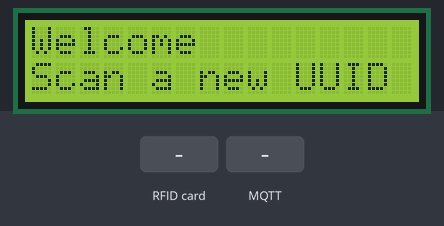
The sketch below on a simulated ESP8266 (NodeMCU). On the bench: 16×2 character LCD. Inputs (shaded band) come from the test bench. WiFi joins after 1.5 s; servers stay silent unless stated; random numbers use the default seed unless the sketch sets one; no MQTT or app messages arrive unless stated; what the sketch prints to the serial monitor is not drawn.

Above: at 2.8 s.
2.9 s: RFID card 5E 7A 19 C4 held to the reader
4.4 s: MQTT message "1" arrives on the first subscribed topic
At 6.1 s:
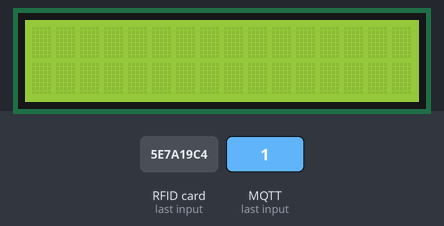
6.4 s: MQTT message "0" arrives on the first subscribed topic
At 7.95 s:
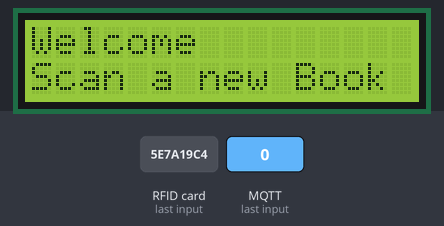
9.4 s: MQTT message "2" arrives on the first subscribed topic
Timing chart, 0 to 12.4 s (numbered marks = the images above; inputs shaded):
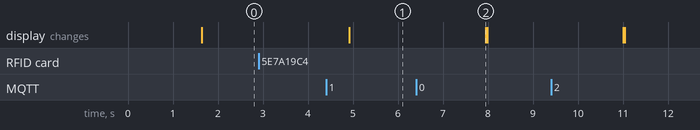

Measured:
- after the input at 2.9 s, every drawn part: stays the same
- after the input at 4.4 s, the display: changes after 0.52 s (image 1)

The sketch:

RFID.ino
```cpp
#include <ESP8266WiFi.h>
#include <PubSubClient.h>

#include <ArduinoJson.h>

#include <WiFiManager.h>

#define SS_PIN 2  //D2
#define RST_PIN 0 //D1

#include <SPI.h>
#include <MFRC522.h>

#include <LiquidCrystal_I2C.h>

#include <Ticker.h>
Ticker ticker;

#ifndef LED_BUILTIN
#define LED_BUILTIN 13 // ESP32 DOES NOT DEFINE LED_BUILTIN
#endif

int LED = LED_BUILTIN;

const char* mqtt_server = "broker.hivemq.com";
WiFiClient espClient;
PubSubClient client(espClient);
unsigned long lastMsg = 0;
#define MSG_BUFFER_SIZE  (250)
char msg[MSG_BUFFER_SIZE];
int value = 0;

LiquidCrystal_I2C lcd(0x27, 16,2);

MFRC522 mfrc522(SS_PIN, RST_PIN);   // Create MFRC522 instance.
int statuss = 0;
int out = 0;
void clearLCD();

void callback(char* topic, byte* payload, unsigned int length) {
  char str[length+1];
  Serial.print("Message arrived [");
  Serial.print(topic);
  Serial.print("] ");
  int i = 0;
  for (i = 0; i < length; i++) {
    Serial.print((char)payload[i]);
    str[i] = (char)payload[i];
  }
  str[i] = 0;
  StaticJsonDocument <256> doc2;
  deserializeJson(doc2, payload);

  const char* BorrowerName = doc2["borrowerName"];
  const char* Book = doc2["book"];
  Serial.println();
  clearLCD();
  lcd.setCursor(0,0);
  lcd.print(BorrowerName);
  lcd.setCursor(0,1);
  lcd.print(Book);
  delay(3000);
  clearLCD();
  lcd.setCursor(0,0);
  lcd.print("Welcome");
  lcd.setCursor(0,1);
  lcd.print("Scan a new Book");
}

void reconnect() {
  // Loop until we're reconnected
  while (!client.connected()) {
    Serial.print("Attempting MQTT connection...");
    // Create a random client ID
    String clientId = "ESP8266Client-";
    clientId += String(random(0xffff), HEX);
    // Attempt to connect
    if (client.connect(clientId.c_str())) {
      Serial.println("connected");
      // ... and resubscribe
      client.subscribe("libraryResponse");
    } else {
      Serial.print("failed, rc=");
      Serial.print(client.state());
      Serial.println(" try again in 5 seconds");
      // Wait 5 seconds before retrying
      delay(5000);
    }
  }
}

void tick()
{
  //toggle state
  digitalWrite(LED, !digitalRead(LED));     // set pin to the opposite state
}

//gets called when WiFiManager enters configuration mode
void configModeCallback (WiFiManager *myWiFiManager) {
  Serial.println("Entered config mode");
  Serial.println(WiFi.softAPIP());
  //if you used auto generated SSID, print it
  Serial.println(myWiFiManager->getConfigPortalSSID());
  //entered config mode, make led toggle faster
  ticker.attach(0.2, tick);
}

void setup()
{
  Serial.begin(115200);   // Initiate a serial communication
  SPI.begin();      // Initiate  SPI bus
  mfrc522.PCD_Init();   // Initiate MFRC522

  lcd.init();
  lcd.backlight();

  WiFi.mode(WIFI_STA); // explicitly set mode, esp defaults to STA+AP
  // put your setup code here, to run once:
  Serial.begin(115200);

  //set led pin as output
  pinMode(LED, OUTPUT);
  // start ticker with 0.5 because we start in AP mode and try to connect
  ticker.attach(0.6, tick);

  //WiFiManager
  //Local intialization. Once its business is done, there is no need to keep it around
  WiFiManager wm;
  //reset settings - for testing
  // wm.resetSettings();

  //set callback that gets called when connecting to previous WiFi fails, and enters Access Point mode
  wm.setAPCallback(configModeCallback);

  //fetches ssid and pass and tries to connect
  //if it does not connect it starts an access point with the specified name
  //here  "AutoConnectAP"
  //and goes into a blocking loop awaiting configuration
  if (!wm.autoConnect()) {
    Serial.println("failed to connect and hit timeout");
    //reset and try again, or maybe put it to deep sleep
    ESP.restart();
    delay(1000);
  }

  //if you get here you have connected to the WiFi
  Serial.println("connected...yeey :)");
  ticker.detach();
  //keep LED on
  digitalWrite(LED, LOW);

  client.setServer(mqtt_server, 1883);
  client.setCallback(callback);

  lcd.setCursor(0,0);
  lcd.print("Welcome");
  lcd.setCursor(0,1);
  lcd.print("Scan a new UUID");
}
void loop()
{
  if (!client.connected()) {
    reconnect();
  }
  client.loop();
  // Look for new cards
  if ( ! mfrc522.PICC_IsNewCardPresent())
  {
    return;
  }
  // Select one of the cards
  if ( ! mfrc522.PICC_ReadCardSerial())
  {
    return;
  }
  //Show UID on serial monitor
  Serial.println();
  Serial.print(" UID tag :");
  String content= "";
  byte letter;
  for (byte i = 0; i < mfrc522.uid.size; i++)
  {
     //Serial.print(mfrc522.uid.uidByte[i] < 0x10 ? " 0" : " ");
     //Serial.print(mfrc522.uid.uidByte[i], HEX);
     content.concat(String(mfrc522.uid.uidByte[i] < 0x10 ? " 0" : " "));
     content.concat(String(mfrc522.uid.uidByte[i], HEX));
  }
  content.toUpperCase();
  Serial.println(content);
  StaticJsonDocument<256> doc;
  doc["UUID"] = content;
  char out[128];
  serializeJson(doc, out);
  client.publish("libraryUUIDs", out);
  delay(2000);
}
void clearLCD(){
  lcd.setCursor(0,0);
  lcd.clear();
  lcd.setCursor(0,1);
  lcd.clear();
}
```
